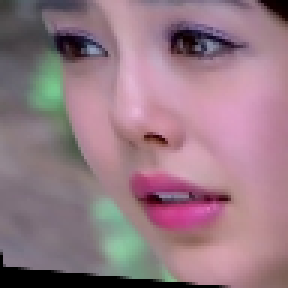
#> input picture aligned/baby/baby_0082.png, 96 x 96 px (shown 3 times larger)
$ python -i random_shuffle.py   (imports and definitions only)   (Python 2 division)
#> lines starting #> are read from the running program, lines starting #| are printed output that depends on the picture
#> further down, picture is the input picture: shape (96, 96, 3); mean B, G, R 131.7, 121.1, 150.1
#-*- coding:utf-8 -*-
import os,shutil
import random
import cv2
import re
import argparse
import time
import operator
import rtsa

DATA_ROOT = '../Data/costars'
# RANDOM_CHOICED_ROOT ='../Data/rcdata'
RANDOM_CHOICED_ROOT ='../Data/ultimate_train'
# TRAIN_SOURCE = '../Data/train_data'
TRAIN_SOURCE = '../Data/rcdata'

class image():
    def __init__(self):
        self.id=-1
        self.path = ''
# [45 lines left out: functions random_shuffle, random_choice, not called in this run]

def colorclahe(img):
    b,g,r = cv2.split(img)
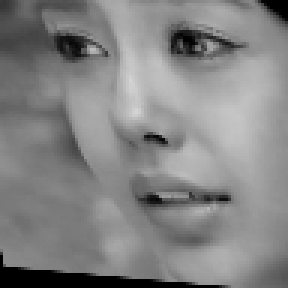
#> b: shape (96, 96) (shown 3 times larger); min 0, max 211, mean 131.7
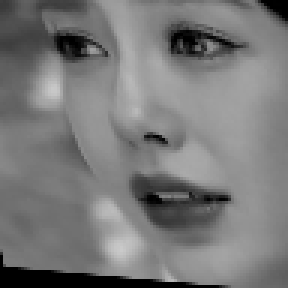
#> g: shape (96, 96) (shown 3 times larger); min 0, max 202, mean 121.1
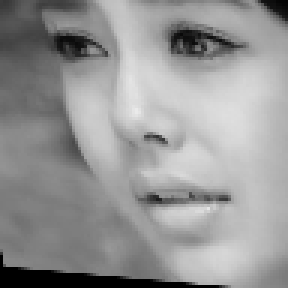
#> r: shape (96, 96) (shown 3 times larger); min 0, max 234, mean 150.1
    clahe = cv2.createCLAHE(2,(10,10))
    cb = clahe.apply(b)
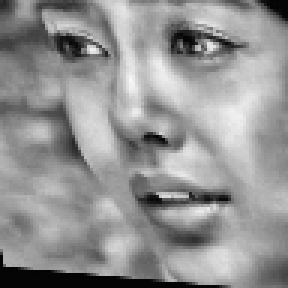
#> cb: shape (96, 96) (shown 3 times larger); min 4, max 249, mean 147.5
    cg = clahe.apply(g)
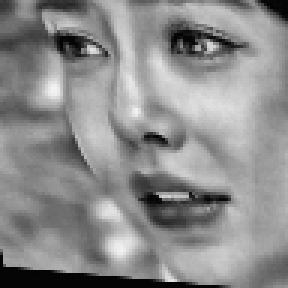
#> cg: shape (96, 96) (shown 3 times larger); min 4, max 244, mean 140.1
    cr = clahe.apply(r)
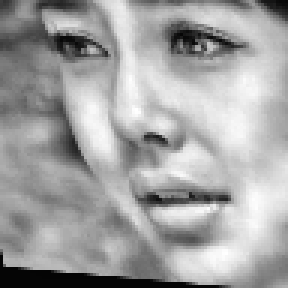
#> cr: shape (96, 96) (shown 3 times larger); min 4, max 255, mean 163.2
    return cv2.merge([cb,cg,cr])
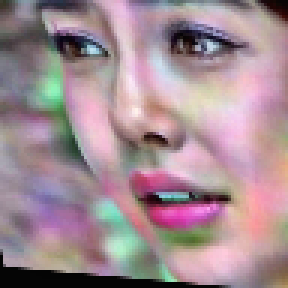
#> returned value: shape (96, 96, 3) (shown 3 times larger); mean of channels 0, 1, 2 147.5, 140.1, 163.2; drawn as B, G, R

ALIGNED_REGEN = '../data/stars10-600/aligned-regen'
ALIGNED = '../data/stars10-600/aligned'
# [60 lines left out: functions regenerate, split_train_test, ifSmallThenGenerate, not called in this run]


# [76 lines not run here, left out]

>>> import cv2
>>> picture = cv2.imread('../aligned/baby/baby_0082.png')
>>> result = colorclahe(picture)
